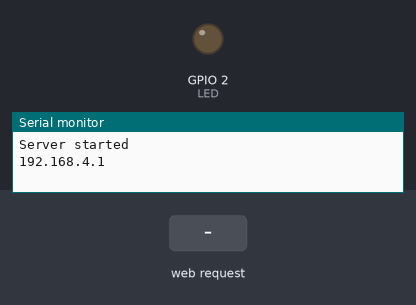
Recording of a sketch running on a simulated ESP8266 (NodeMCU). Shown: output pins drawn as LEDs (lit = HIGH), the last lines printed to the serial monitor. Inputs (shaded band) come from the test bench.

Above: at 1.2 s.
1.3 s: HTTP request GET /DESLIGA received
At 1.8 s:
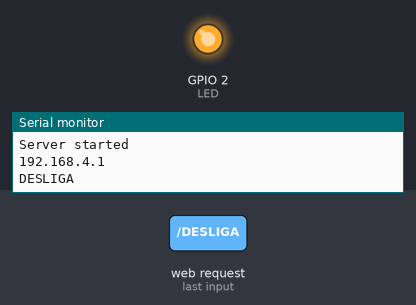
2.8 s: HTTP request GET /R received
4.3 s: HTTP request GET /Lesly received
Timing chart, 0 to 7.3 s (numbered marks = the images above; inputs shaded):
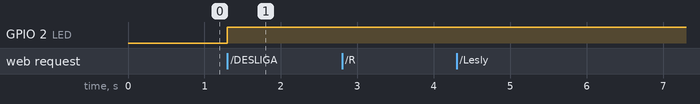

Measured:
- after the input at 1.3 s, GPIO 2 (LED): LOW → HIGH at once

The sketch:

Set_AP.ino
```cpp
//https://www.youtube.com/watch?v=P7zbMjrBehg

#include <ESP8266WiFi.h>
#define LED 2

const char* ssid = "Aula_AP";
const char* password = "12345678"; //Usando memória heap, 8 digitos
WiFiServer server(80); //Porta padrao


void setup() {
  // put your setup code here, to run once:
  Serial.begin(9600);

  IPAddress staticIP(192, 168, 4, 2); // IP set to Static
  IPAddress gateway(192, 168, 4, 1);// gateway set to Static
  IPAddress subnet(255, 255, 255, 0);// subnet set to Static

  WiFi.mode(WIFI_AP);// Working mode only as Acess Point

  WiFi.softAP(ssid, password, 2, 0);
  WiFi.config(staticIP, gateway, subnet);

  server.begin();

  Serial.println("Server started");
  Serial.println(WiFi.softAPIP());

  pinMode(LED, OUTPUT);
}

void loop() {
  WiFiClient client = server.available();
  if (!client) {
    return;
  }

  // Wait until the client sends some data
  while (!client.available()) {
    delay(1);
  }

  String req = client.readStringUntil('\r');
  req = req.substring(req.indexOf("/") + 1, req.indexOf("HTTP") - 1);
  Serial.println(req);
  client.flush();

  // Match the request

  if (req.indexOf("DESLIGA") != -1)
  {
    client.print("REcebido seu dado DESLIGA   ");
    digitalWrite(LED, HIGH);
  }
  else if (req.indexOf("R") != -1)
  {
    client.print("REcebido seu dado R   ");
  }
  else if (req.indexOf("Lesly") != -1)
  {
    client.print("REcebido seu dado My Name   ");
  }
  else if (req.indexOf("LIGA") != -1)
  {
    client.print("REcebido seu dado LIGA   ");
    digitalWrite(LED, LOW); //É ao contrário
  }
  else {
    client.print("Invalid Request");
    client.flush();
    client.stop();
    return;
  }

  client.print("HTTP/1.1 200 OK\n\n");
  client.flush();

}
```
